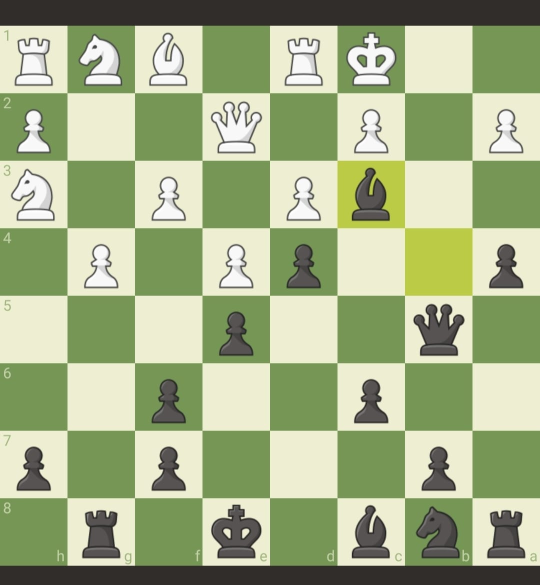
#> input picture image/chess_img.jpg, 1080 x 1170 px (shown at 1/2 size); its folder holds only this picture in this run
$ python -i board_selection.py   (imports and definitions only)
#> lines starting #> are read from the running program, lines starting #| are printed output that depends on the picture; after the words box and inside, x2 and y2 are one past the last pixel; in counts of white or black regions, pixels touching at a corner belong together
#> further down, picture is the input picture: shape (1170, 1080, 3); mean B, G, R 134.7, 175.5, 162.5
### image2pgn/board.py
from __future__ import annotations

from pathlib import Path
from dataclasses import dataclass

import cv2
import numpy as np


BOARD_SIZE = 640
SQUARE_SIZE = BOARD_SIZE // 8


# [5 lines left out: function load_image, not called in this run]


@dataclass(frozen=True)
class BoardDetectionResult:
    image: np.ndarray
    details: dict


def warp_board(image: np.ndarray, output_size: int = BOARD_SIZE, *, detector: str = "legacy") -> np.ndarray:
    """Compatibility API; callers needing provenance use warp_board_result."""
    return warp_board_result(image, output_size, detector=detector).image


# [43 lines left out: function warp_board_result, not called in this run]


def _checker_template(width: int, height: int) -> np.ndarray:
    rows, cols = np.indices((height, width))
    return (((cols * 8 // width + rows * 8 // height) % 2) * 2 - 1).astype(np.float32)


# [7 lines left out: function _checker_template_fast, not called in this run]


def _best_checker_match(gray: np.ndarray, width: int, height: int, *, fast_template: bool = False):
    template = _checker_template_fast(width, height) if fast_template else _checker_template(width, height)
    scores = cv2.matchTemplate(gray, template, cv2.TM_CCOEFF_NORMED)
    low, high, low_at, high_at = cv2.minMaxLoc(scores)
    return (-low, low_at) if -low > high else (high, high_at)


def find_screenshot_board(image: np.ndarray) -> tuple[int, int, int, int] | None:
    """Find an axis-aligned 8x8 background pattern, not the biggest UI rectangle.

    Coarse normalized correlation is refined near its best location. Both board
    polarities are accepted. Low evidence retains the perspective-contour path.
    Small boards (< half screenshot width), severe perspective and occlusion
    remain outside this screenshot-specific detector's search range.
    """
    source_h, source_w = image.shape[:2]
#> source_h = 1170; source_w = 1080
    if min(source_h, source_w) < 32:
        return None
    scale = 160 / source_w
#> scale = 0.148
    gray = cv2.cvtColor(image, cv2.COLOR_BGR2GRAY)
    small = cv2.resize(gray, (160, max(1, round(source_h * scale))), interpolation=cv2.INTER_AREA).astype(np.float32)
    best_score, best = -1.0, None
    for width in range(80, 161, 2):
        for aspect in (0.92, 1.0, 1.04):
            height = round(width * aspect)
            if height > small.shape[0]:
                continue
            score, (x, y) = _best_checker_match(small, width, height)
            if score > best_score:
                best_score, best = score, (x, y, width, height)
#> this loop made 41 passes
#> pass 1, in _best_checker_match, `scores = cv2.matchTemplate(gray, template, cv2.TM_CCOEFF_NORMED)`:
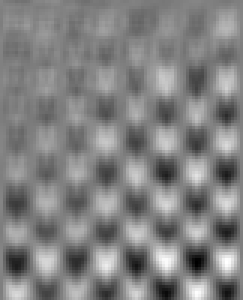
#> scores: shape (100, 81) float32 (shown 3 times larger); min -0.114, max 0.11, mean 7.14e-05; drawn with min black and max white
#> pass 1, in _best_checker_match (call 2), `template = _checker_template_fast(width, height) if fast_template else..`:
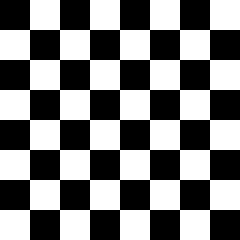
#> template: shape (80, 80) float32 (shown 3 times larger); values -1 (black) and 1 (white), 50% white; 1 white region, box (x1, y1, x2, y2) and area: (0, 0, 80, 80) 3200
#> after the loop, best = (0, 7, 160, 160); best_score = 0.746
    if best is None or best_score < 0.35:
        return None

    # Refine against a larger image, without a full-resolution global search.
    fine_scale = min(1.0, 640 / source_w)
#> fine_scale = 0.593
    fine = cv2.resize(gray, (round(source_w * fine_scale), round(source_h * fine_scale)), interpolation=cv2.INTER_AREA).astype(np.float32)
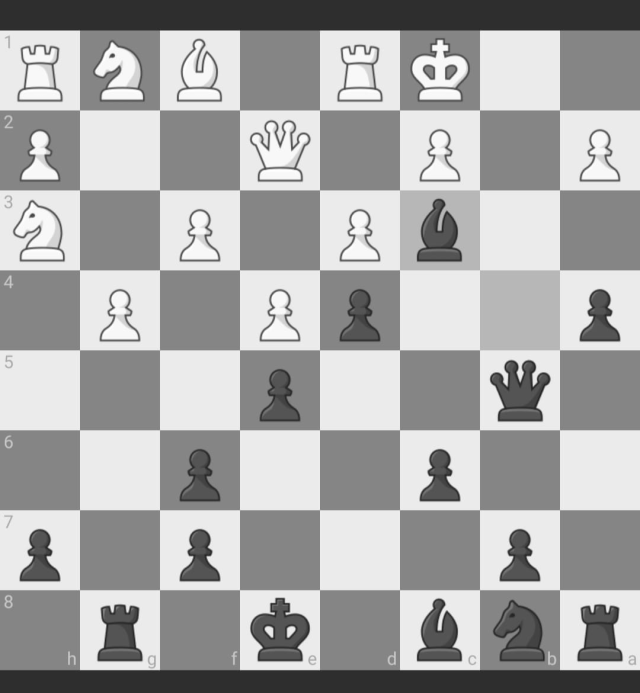
#> fine: shape (693, 640) float32; min 36, max 255, mean 167
    factor = fine_scale / scale
#> factor = 4
    x, y, width, height = [round(v * factor) for v in best]
#> x = 0; y = 28; width = 640; height = 640
    radius = max(3, round(2 * factor))
#> radius = 8
    left, top = max(0, x - radius), max(0, y - radius)
#> left = 0; top = 20
    right = min(fine.shape[1], x + width + radius)
#> right = 640
    bottom = min(fine.shape[0], y + height + radius)
#> bottom = 676
    roi = fine[top:bottom, left:right]
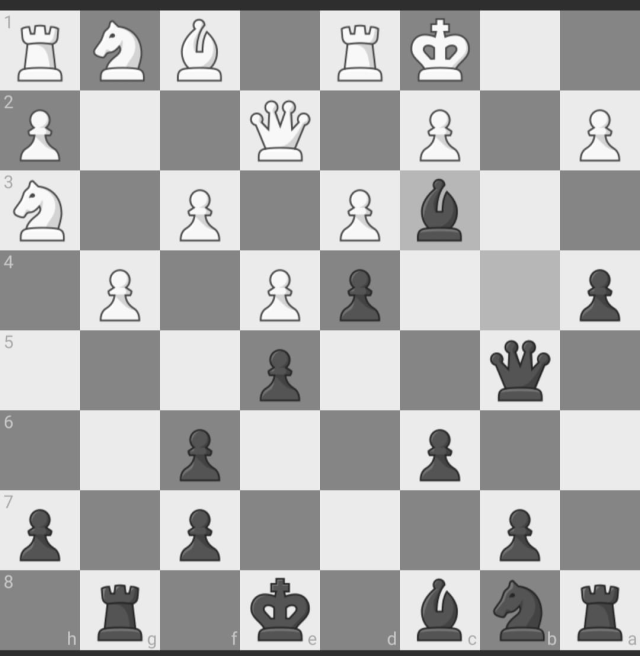
#> roi: shape (656, 640) float32; min 36, max 255, mean 173.9
    refined_score, refined = -1.0, (x, y, width, height)
#> refined_score = -1; refined = (0, 28, 640, 640)
    for w in range(max(16, width - radius), min(roi.shape[1], width + radius) + 1, 2):
        for h in range(max(16, height - radius), min(roi.shape[0], height + radius) + 1, 2):
            score, (dx, dy) = _best_checker_match(roi, w, h)
            if score > refined_score:
                refined_score, refined = score, (left + dx, top + dy, w, h)
#> this loop made 5 passes
#> pass 1, in _checker_template (call 125), `rows, cols = np.indices((height, width))`:
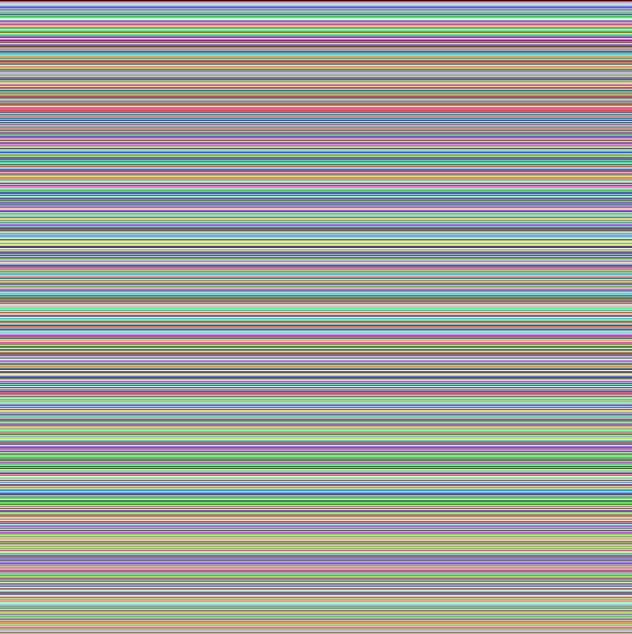
#> rows: shape (634, 632) int64; 634 distinct labels, from 0 to 633; one colour per label, 0 black
#> pass 1, in _checker_template (call 126), `rows, cols = np.indices((height, width))`:
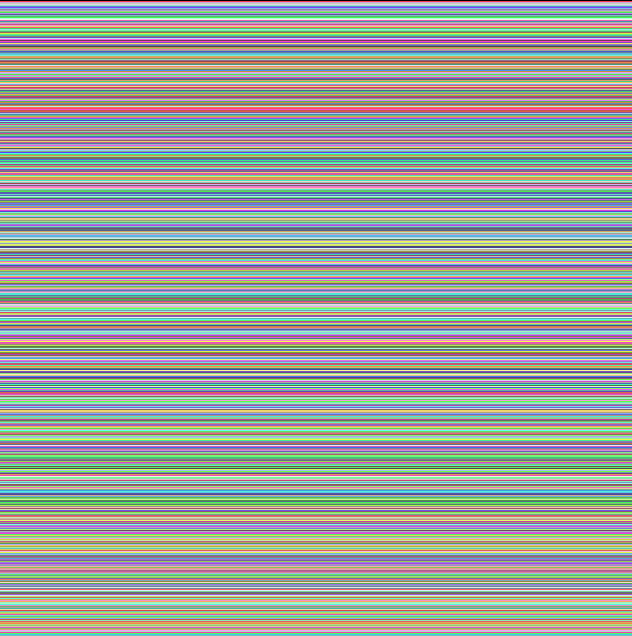
#> rows: shape (636, 632) int64; 636 distinct labels, from 0 to 635; one colour per label, 0 black
#> after the loop, refined = (0, 30, 640, 640); refined_score = 0.747
    x, y, width, height = [round(v / fine_scale) for v in refined]
#> y = 51; width = 1080; height = 1080
    return x, y, min(width, source_w - x), min(height, source_h - y)


# [131 lines left out: functions background_empty_squares, colored_overlay_review, split_squares, save_debug_board, _center_square_crop, _find_board_contour and 1 more, not called in this run]

### image2pgn/board_selection.py
"""Full-grid evidence and main-board selection for the opt-in grid-v2 path."""
from dataclasses import asdict
import cv2
import numpy as np
from .board_candidates import BoardCandidate, find_board_candidates, bounds_iou, _refine, _distinct


def grid_evidence(image, bounds):
    """Measure parity agreement, weakest outside row/column and seven-line spacing.

    Medians of four corner patches reduce central-piece interference. Thresholds
    are development heuristics, not calibrated probabilities or proof of a board.
    """
#> called with bounds = (0, 51, 1080, 1080)
    x,y,w,h = bounds
    crop = cv2.resize(image[y:y+h,x:x+w], (256,256), interpolation=cv2.INTER_AREA)
    lab = cv2.cvtColor(crop, cv2.COLOR_BGR2LAB).astype(np.float32)
    colors=[]
    for row in range(8):
        for col in range(8):
            tile=lab[row*32:(row+1)*32,col*32:(col+1)*32]
            samples=np.concatenate([tile[y:y+5,x:x+5].reshape(-1,3) for y in (3,24) for x in (3,24)])
            colors.append(np.median(samples,axis=0))
    colors=np.array(colors).reshape(8,8,3)
    parity=np.indices((8,8)).sum(axis=0)%2
    centers=np.array([np.median(colors[parity==i],axis=0) for i in (0,1)])
    contrast=float(np.linalg.norm(centers[0]-centers[1]))
    distances=np.linalg.norm(colors[:,:,None,:]-centers[None,None,:,:],axis=3)
    agreement=(distances.argmin(axis=2)==parity)
    parity_score=float(agreement.mean()) if contrast >= 6 else 0.0
    outer=float(min(agreement[0].mean(),agreement[-1].mean(),agreement[:,0].mean(),agreement[:,-1].mean())) if contrast >= 6 else 0.0
    # Long color changes accumulated across rows/columns, near the seven grid lines.
    gray=cv2.cvtColor(crop,cv2.COLOR_BGR2GRAY).astype(np.float32)
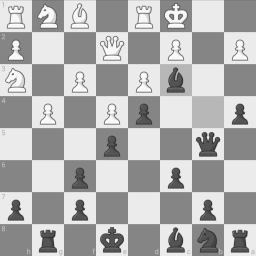
#> gray: shape (256, 256) float32; min 45, max 252, mean 177.1
    line_scores=[]
    for axis in (0,1):
        response=np.mean(np.abs(np.diff(gray,axis=axis)),axis=1-axis)
        background=max(float(np.median(response)),1.0)
        line_scores.extend(float(response[k-3:k+3].max()) > background*1.5 for k in range(32,256,32))
    lines=float(np.mean(line_scores))
    valid=parity_score>=.78 and outer>=.625 and lines>=.5
    return {'parity':parity_score,'outer':outer,'lines':lines,'contrast':contrast,'valid':bool(valid)}


def _search_candidates(image, *, max_search_width=None):
    """Validate cheap coarse proposals before refining expensive local matches.

    A coarse full-grid pass normally identifies the one useful proposal.  If it
    identifies none, refine every proposal as before so borderline grids keep the
    original recovery path.
    """
    coarse=find_board_candidates(image,max_candidates=5,max_search_width=max_search_width,search_step=8,refine=False)
    coarse_scored=[dict(asdict(c),evidence=grid_evidence(image,c.bounds)) for c in coarse]
    promising=[c for c in coarse_scored if c['score']>=.30 and c['evidence']['valid']]
    if promising:
        return coarse_scored
    to_refine=coarse_scored
    gray=cv2.cvtColor(image,cv2.COLOR_BGR2GRAY)
    refined=[_refine(gray,BoardCandidate(tuple(c['bounds']),c['score'])) for c in to_refine]
    refined=_distinct(refined,5)
    refined_scored=[dict(asdict(c),evidence=grid_evidence(image,c.bounds)) for c in refined]
    return refined_scored


def select_board(image):
    """Return original-coordinate bounds plus auditable selection/review metadata.

    Established grid geometry is preferred when validated. Repeated board patterns
    can otherwise create shifted candidates even when their parity looks strong.
    """
    # Preserve a stable legacy crop when independent full-grid evidence agrees.
    # One occluded border may still carry strong global evidence; flag it for review.
    from .board import find_screenshot_board
    existing = find_screenshot_board(image)
    if existing is not None:
        evidence = grid_evidence(image, existing)
        occluded = evidence['parity'] >= .90 and evidence['lines'] >= .85 and evidence['outer'] >= .5
        if evidence['valid'] or occluded:
            review = not evidence['valid']
            return existing, {'candidates':[{'bounds':list(existing),'score':None,'source':'existing_grid','evidence':evidence}], 'selected_evidence':evidence,'expanded_search':False,'requires_review':review,'selection_reason':'existing_grid_occluded_edge' if review else 'existing_grid_validated'}
    # The common path searches at most 640px, refining only five diverse proposals.
    scored=_search_candidates(image,max_search_width=640)
    valid=[c for c in scored if c['score']>=.30 and c['evidence']['valid']]
    expanded=False
    if not valid:
        expanded=True
        scored=_search_candidates(image)
        valid=[c for c in scored if c['score']>=.30 and c['evidence']['valid']]
    if not valid:
        return None, {'candidates':scored,'expanded_search':expanded,'requires_review':True,'selection_reason':'no_valid_full_grid'}
    # Area is a prior only after all candidates have passed full-grid evidence.
    valid.sort(key=lambda c:(c['bounds'][2]*c['bounds'][3],c['score']),reverse=True)
    chosen=valid[0]
    gray=cv2.cvtColor(image,cv2.COLOR_BGR2GRAY)
    refined=_refine(gray, BoardCandidate(tuple(chosen['bounds']),chosen['score']),resolution=320,padding=.06,step=2)
    refined_evidence=grid_evidence(image,refined.bounds)
    if refined_evidence['valid']:
        chosen=dict(asdict(refined),evidence=refined_evidence)
        # Weak-color themes have a flatter downscaled correlation surface. Pay
        # for the established 640px polish only there; strong-color boards use a
        # narrow 320px pass after the wider coarse correction.
        if refined_evidence['contrast'] < 50:
            precise=_refine(gray,refined,resolution=640,padding=.015,step=1)
            precise_evidence=grid_evidence(image,precise.bounds)
            if precise_evidence['valid']:
                chosen=dict(asdict(precise),evidence=precise_evidence)
        else:
            polished=_refine(gray,refined,resolution=320,padding=.01,step=1)
            polished_evidence=grid_evidence(image,polished.bounds)
            if polished_evidence['valid']:
                chosen=dict(asdict(polished),evidence=polished_evidence)
    ambiguous=any(bounds_iou(chosen['bounds'],c['bounds'])<.5 and c['bounds'][2]*c['bounds'][3]>=.6*chosen['bounds'][2]*chosen['bounds'][3] for c in valid[1:])
    return tuple(chosen['bounds']), {'candidates':scored,'expanded_search':expanded,'requires_review':bool(ambiguous),'selected_evidence':chosen['evidence'],'selection_reason':'ambiguous_main_board' if ambiguous else 'largest_valid_full_grid'}

>>> import cv2
>>> picture = cv2.imread('../image/chess_img.jpg')
>>> result = select_board(picture)
